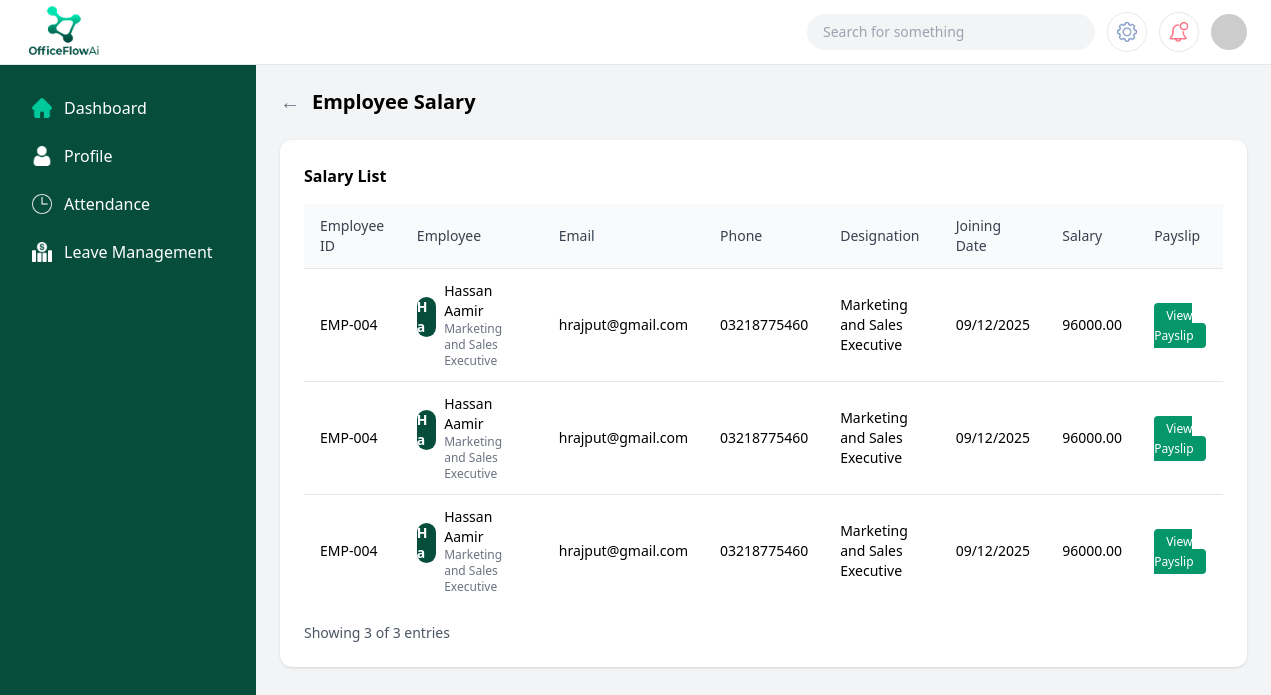
Screenshot of /employees/EMP-004/payslips/ (signed in) with the database file from the repository.
### core/models.py (models this page shows)
class EmployeeProfile(models.Model):
    user = models.OneToOneField(User, on_delete=models.CASCADE)
    employee_id = models.CharField(max_length=20, unique=True)
    department = models.CharField(
        max_length=30,
        choices=[
            ('ENGINEERING', 'Engineering'),
            ('PROCUREMENT', 'Procurement'),
            ('FINANCE', 'Finance'),
            ('CONSTRUCTION', 'Construction'),
            ('HSE', 'HSE'),
        ]
    )
    job_title = models.CharField(max_length=100)
    office = models.CharField(max_length=100, blank=True)
    employment_type = models.CharField(
        max_length=20,
        choices=[
            ('FULL_TIME', 'Full Time'),
            ('PART_TIME', 'Part Time'),
            ('CONTRACT', 'Contract'),
        ]
    )
    status = models.CharField(
        max_length=20,
        choices=[
            ('ACTIVE', 'Active'),
            ('INACTIVE', 'Inactive'),
            ('TERMINATED', 'Terminated'),
        ],
        default='ACTIVE'
    )
    join_date = models.DateField()
    exit_date = models.DateField(null=True, blank=True)
    created_at = models.DateTimeField(auto_now_add=True)

class EmployeePersonalInfo(models.Model):
    employee = models.OneToOneField(EmployeeProfile, on_delete=models.CASCADE)
    full_name = models.CharField(max_length=150)
    gender = models.CharField(
        max_length=10,
        choices=[('MALE','Male'), ('FEMALE','Female'), ('OTHER','Other')]
    )
    date_of_birth = models.DateField()
    marital_status = models.CharField(max_length=20)
    email = models.EmailField()
    phone_number = models.CharField(max_length=20)
    personal_id = models.CharField(max_length=50)  # CNIC / Passport
    emergency_contact = models.CharField(max_length=20)
    timezone = models.CharField(max_length=50, default='UTC+5')

class Payroll(models.Model):
    employee = models.ForeignKey(EmployeeProfile, on_delete=models.CASCADE)
    period_start = models.DateField()
    period_end = models.DateField()
    total_earnings = models.DecimalField(max_digits=10, decimal_places=2)
    total_deductions = models.DecimalField(max_digits=10, decimal_places=2)
    net_salary = models.DecimalField(max_digits=10, decimal_places=2)
    payment_method = models.CharField(max_length=50)
    payment_date = models.DateField()
    created_at = models.DateTimeField(auto_now_add=True)

### core/views.py (the view)
def employee_payslip_list_view(request, employee_id):
    if not can_access_employee(request.user, employee_id):
        messages.error(request, "You don't have permission to access this page.")
        return redirect("login")
    employee = _get_employee_or_404(employee_id)
    personal = getattr(employee, "employeepersonalinfo", None)
    _ensure_current_month_payroll(employee)
    payroll_records = Payroll.objects.filter(employee=employee).order_by("-payment_date")
    context = {
        "employee": employee,
        "personal": personal,
        "payroll_records": payroll_records,
    }
    return render(request, "employeePages/payslip_list.html", context)

### core/views.py (called while the page is built, shortened)
def can_access_employee(user, employee_id):
    if not user.is_authenticated:
        return False
    if user.is_superuser or user.groups.filter(name='HR').exists():
        return True
    try:
        profile = EmployeeProfile.objects.get(user=user)
        return profile.employee_id == employee_id
    except EmployeeProfile.DoesNotExist:
        return False

def _get_employee_or_404(employee_id: str) -> EmployeeProfile:
    return get_object_or_404(EmployeeProfile, employee_id=employee_id)

def _ensure_current_month_payroll(employee: EmployeeProfile) -> Payroll | None:
    from datetime import date
    from calendar import monthrange
    from django.db.models import Sum
    today = date.today()
    existing = Payroll.objects.filter(
        employee=employee, period_end__year=today.year, period_end__month=today.month
    ).first()
    if existing:
        return existing

### core/templates/employeePages/payslip_list.html (shortened to what this page needs)
{% load static %}
<!DOCTYPE html>
<html lang="en">
  <head>
    <script src="https://cdn.tailwindcss.com"></script>
  </head>
  <body class="bg-gray-100">
    <header class="fixed top-0 left-0 right-0 z-50 bg-white border-b">
      <div class="flex items-center justify-between px-6 h-16">
        <img
          src="{% static 'assets/img/brand/OfficeFlowAi.png' %}"
          class="h-20 w-20"
          alt="OfficeFlowAi Logo"
        />
        <div class="flex items-center gap-3">
          <div
            class="hidden md:flex items-center bg-gray-100 rounded-full px-4 py-2 w-72"
          >
            <input
              type="text"
              placeholder="Search for something"
              class="bg-transparent outline-none text-sm w-full"
            />
          </div>
          <button
            class="w-10 h-10 flex items-center justify-center border rounded-full"
          >
            <img
              src="{% static 'assets/img/icons/common/settings 1.png' %}"
              class="w-5"
              alt="Settings"
            />
          </button>
          <button
            class="w-10 h-10 flex items-center justify-center border rounded-full"
          >
            <img
              src="{% static 'assets/img/icons/common/002-notification-1.png' %}"
              class="w-5"
              alt="Notifications"
            />
          </button>
          <img
            src="https://i.pravatar.cc/40"
            class="w-9 h-9 rounded-full"
            alt="User Avatar"
          />
        </div>
      </div>
    </header>
    <div class="flex pt-16">
      <aside
        class="hidden lg:block w-64 bg-emerald-900 min-h-screen fixed text-white"
      >
        <nav class="px-4 py-6 space-y-2">
          <a
            href="{% url 'employee_dashboard' employee.employee_id %}"
            class="flex items-center gap-3 px-4 py-2 rounded-lg hover:bg-emerald-800"
          >
            <img
              src="{% static 'assets/img/icons/common/home 2.png' %}"
              class="w-5"
              alt="Dashboard"
            />
            Dashboard
          </a>
          <a
            href="{% url 'employee_general' employee.employee_id %}"
            class="flex items-center gap-3 px-4 py-2 rounded-lg hover:bg-emerald-800"
          >
            <img
              src="{% static 'assets/img/icons/common/user 3 1.png' %}"
              class="w-5"
              alt="Profile"
            />
            Profile
          </a>
          <a
            href="{% url 'employee_attendance' employee.employee_id %}"
            class="flex items-center gap-3 px-4 py-2 rounded-lg hover:bg-emerald-800"
          >
            <img
              src="{% static 'assets/img/icons/common/clock.png' %}"
              class="w-5 filter invert"
              alt="Attendance"
            />
            Attendance
          </a>
          <a
            class="flex items-center gap-3 px-4 py-2 rounded-lg hover:bg-emerald-800"
          >
            <img
              src="{% static 'assets/img/icons/common/economic-investment 1.png' %}"
              class="w-5"
              alt="Leave Management"
            />
            Leave Management
          </a>
        </nav>
      </aside>
      <main class="flex-1 lg:ml-64 p-6">
        <div class="flex items-center gap-3 mb-6">
          <a
            href="{% url 'employee_payroll' employee.employee_id %}"
            class="text-gray-500 text-xl"
          >
            &#8592;
          </a>
          <h1 class="text-xl font-semibold">Employee Salary</h1>
        </div>
        <div class="bg-white rounded-xl shadow p-6">
          <h2 class="font-semibold mb-4">Salary List</h2>
          <div class="overflow-x-auto">
            <table class="w-full text-sm">
              <thead class="bg-gray-50 border-b">
                <tr>
                  <th class="px-4 py-3 text-left font-medium text-gray-700">
                    Employee ID
                  </th>
                  <th class="px-4 py-3 text-left font-medium text-gray-700">
                    Employee
                  </th>
                  <th class="px-4 py-3 text-left font-medium text-gray-700">
                    Email
                  </th>
                  <th class="px-4 py-3 text-left font-medium text-gray-700">
                    Phone
                  </th>
                  <th class="px-4 py-3 text-left font-medium text-gray-700">
                    Designation
                  </th>
                  <th class="px-4 py-3 text-left font-medium text-gray-700">
                    Joining Date
                  </th>
                  <th class="px-4 py-3 text-left font-medium text-gray-700">
                    Salary
                  </th>
                  <th class="px-4 py-3 text-left font-medium text-gray-700">
                    Payslip
                  </th>
                </tr>
              </thead>
              <tbody class="divide-y">
                {% for payroll in payroll_records %}
                <tr class="hover:bg-gray-50">
                  <td class="px-4 py-3">{{ employee.employee_id }}</td>
                  <td class="px-4 py-3">
                    <div class="flex items-center gap-2">
                      <div
                        class="w-10 h-10 rounded-full flex items-center justify-center text-sm font-semibold text-white mb-4"
                        style="background-color: #064e3b"
                      >
                        {{ employee.employeepersonalinfo.full_name|slice:":1" }}
                        {{employee.employeepersonalinfo.full_name|slice:"1:2" }}
                      </div>
                      <div>
                        <p class="font-medium">{{ personal.full_name }}</p>
                        <p class="text-xs text-gray-500">
                          {{ employee.job_title }}
                        </p>
                      </div>
                    </div>
                  </td>
                  <td class="px-4 py-3">{{ personal.email }}</td>
                  <td class="px-4 py-3">{{ personal.phone_number }}</td>
                  <td class="px-4 py-3">{{ employee.job_title }}</td>
                  <td class="px-4 py-3">
                    {{ employee.join_date|date:'d/m/Y' }}
                  </td>
                  <td class="px-4 py-3">{{ payroll.net_salary }}</td>
                  <td class="px-4 py-3">
                    <a
                      href="{% url 'employee_payslip_detail' employee.employee_id payroll.id %}"
                      class="bg-emerald-600 text-white px-3 py-1 rounded text-xs"
                    >
                      View Payslip
                    </a>
                  </td>
                </tr>
                {% empty %}
                <tr>
                  <td colspan="8" class="px-4 py-8 text-center text-gray-500">
                    No payroll records found.
                  </td>
                </tr>
                {% endfor %}
              </tbody>
            </table>
          </div>
          <div class="mt-4 text-sm text-gray-600">
            Showing {{ payroll_records|length }} of {{ payroll_records|length }}
            entries
          </div>
        </div>
      </main>
    </div>
  </body>
</html>

### rows the page displays
Payroll: net_salary "96000.00"
EmployeeProfile: employee_id "EMP-004", employeepersonalinfo.full_name "H", employeepersonalinfo.full_name "a", job_title "Marketing and Sales Executive", join_date "09/12/2025"
EmployeePersonalInfo: full_name "Hassan Aamir", email "hrajput@gmail.com", phone_number "03218775460"
Payroll: net_salary "96000.00"
Payroll: net_salary "96000.00"

### other values shown
{{ payroll_records|length }} "3"
